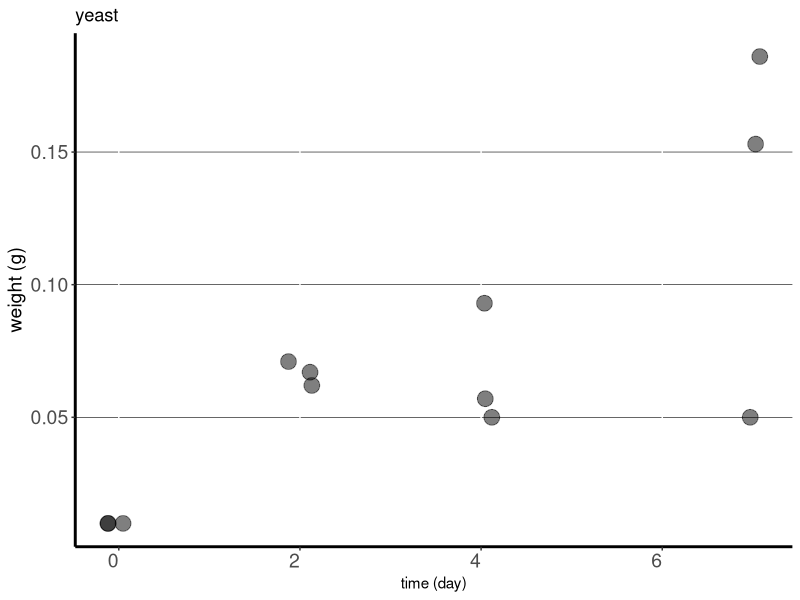
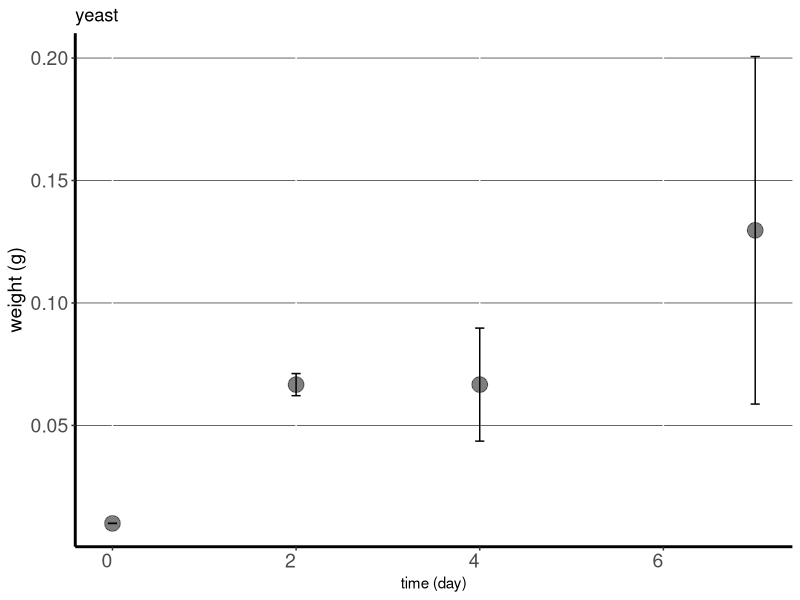
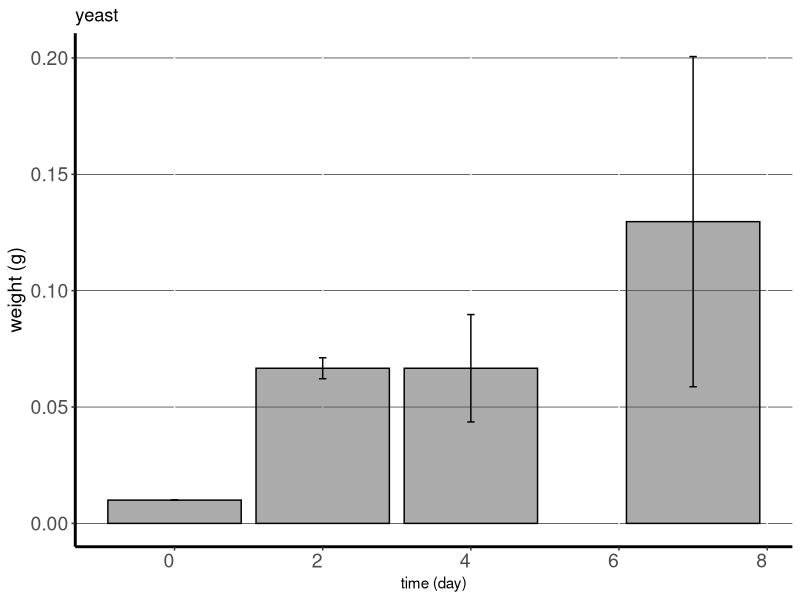

The R script that drew these images, in order:
##### 1. Load relevant library #####
library(ggplot2)
library(dplyr)



##### 2. Set working directory and load data #####
setwd("/Users/pakpoomton/Desktop/Career_Research/Project_สวก63zerg_Ongoing/dataAnalysis/")

# read csv file into an R's data frame
dataTable <- read.csv(file = 'MoinaGrowthData030321.csv')



##### 3. Select only a relevant subset of data #####
# remove treatment with PGPR without Foc
dataTable <- dataTable[ (dataTable$day %in% 
                                  c("0","2", "4", "7")), ]
dataTable <- dataTable[ (dataTable$feed %in% 
                           c("yeast")), ]



##### 4. Create plot setup #####
plotsetup =   theme(axis.text.x = element_text(angle = 0, hjust = 1, size = 14)) +
  theme(axis.text.y = element_text(size = 14)) + 
  theme(axis.text.x = element_text(size = 14)) +   
  theme(panel.background = element_rect(fill = "white", colour = NA)) +
  theme(axis.line.x = element_line(size=1,color = "black", linetype="solid")) +
  theme(axis.line.y = element_line(size=1,color = "black", linetype="solid")) +
  theme(axis.title.y = element_text(size=14,color = "black")) +  
  theme(panel.grid.major.y = element_line(size=0.2,color = "black", linetype="solid")) +
  theme(legend.title = element_blank()) 



##### 5. Generate a plot for raw data #####
ggplot() +
  geom_point(data = dataTable, 
             aes(x=day,y=weight.gram),
             alpha = 0.5, size=5, color = 'black', position=position_jitter(h=0.0,w=0.15)) +
  labs(x = "time (day)", y = "weight (g)",  title = dataTable$feed[1], size = 11) +
  plotsetup



##### 6. Calculate summary statistics #####
dataMeanSD   = dataTable %>% group_by(day) %>% summarise(meanVal = mean(weight.gram), 
                                                  sdVal = sd(weight.gram))



##### 7. Generate a plot for summary statistics ####
#>>> scatter plot
ggplot(data = dataMeanSD, aes(x=day, y=meanVal)) +
  geom_point(alpha = 0.5, size =5, color = 'black') + 
  geom_errorbar(aes(ymin=meanVal-sdVal,
                    ymax=meanVal+sdVal), width=.1) +
  plotsetup+
  labs(x = "time (day)", y="weight (g)", title = dataTable$feed[1]) 


#>>> bar plot
ggplot(data = dataMeanSD, aes(x=day, y=meanVal)) +
  geom_bar(stat = "identity", alpha = 0.5, color = 'black') + 
  geom_errorbar(aes(ymin=meanVal-sdVal,
                    ymax=meanVal+sdVal), width=.1) +
  plotsetup+
  labs(x = "time (day)", y="weight (g)", title = dataTable$feed[1]) 



